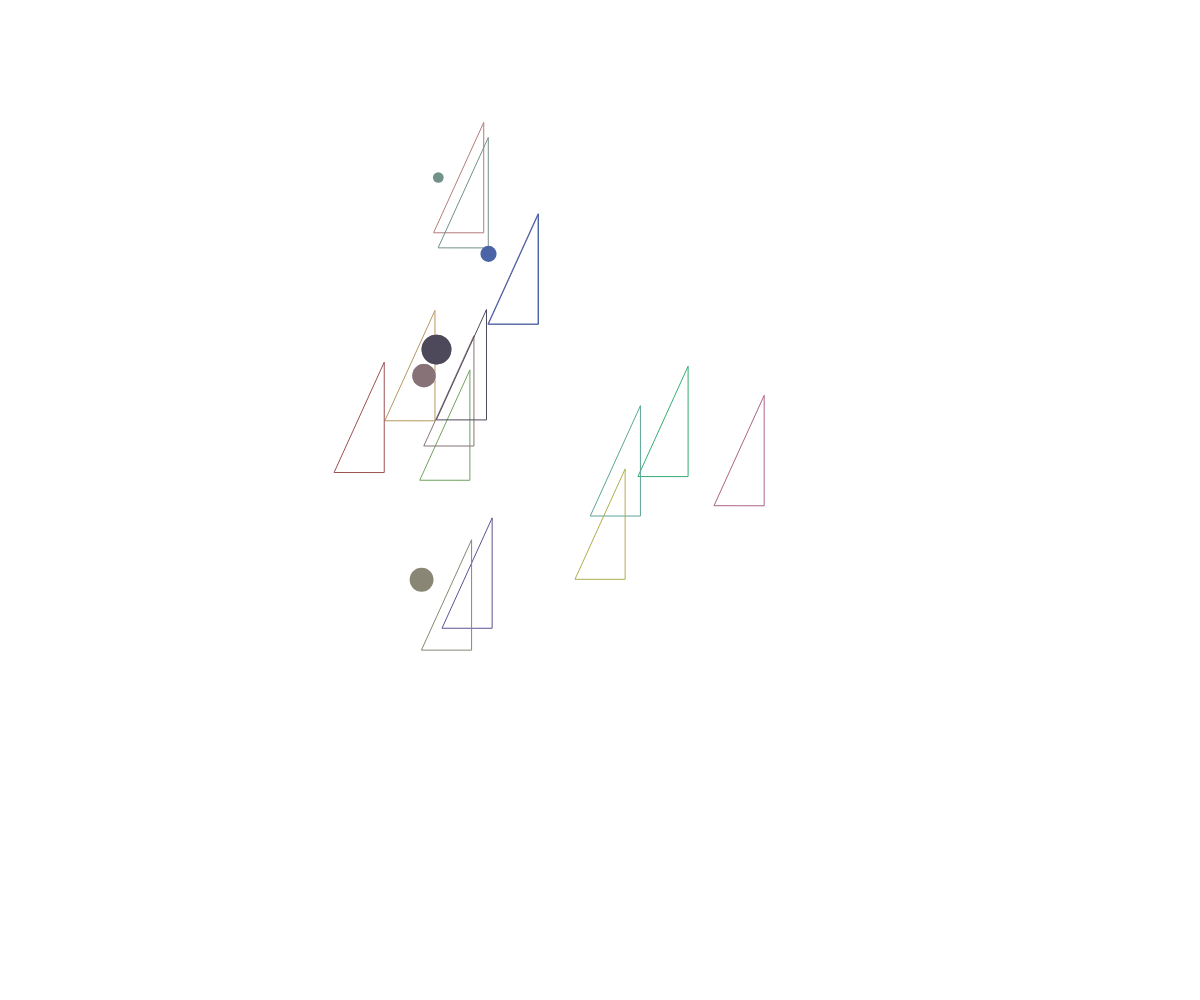
Frame 1 (no input)
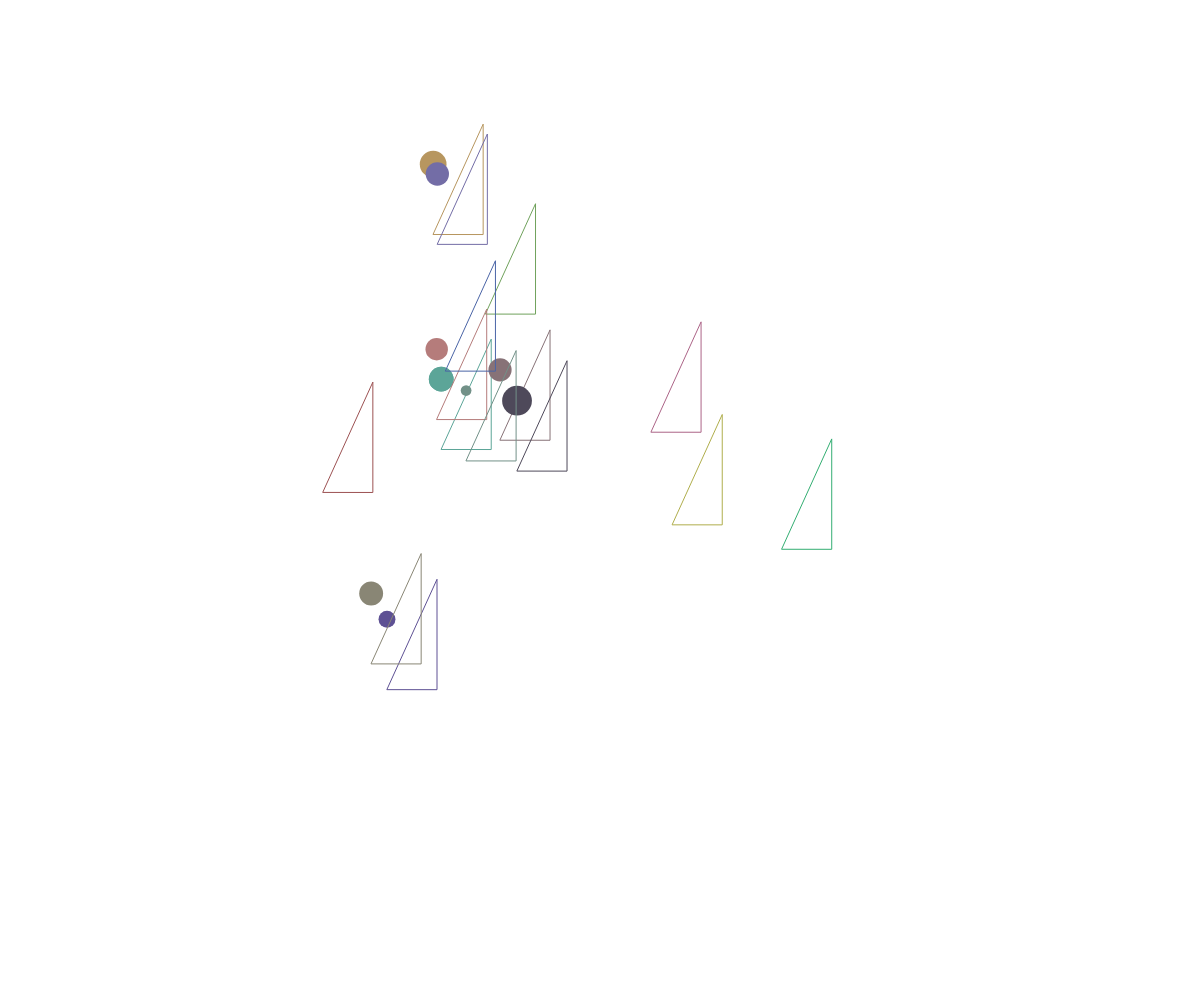
Frame 60 (no input)
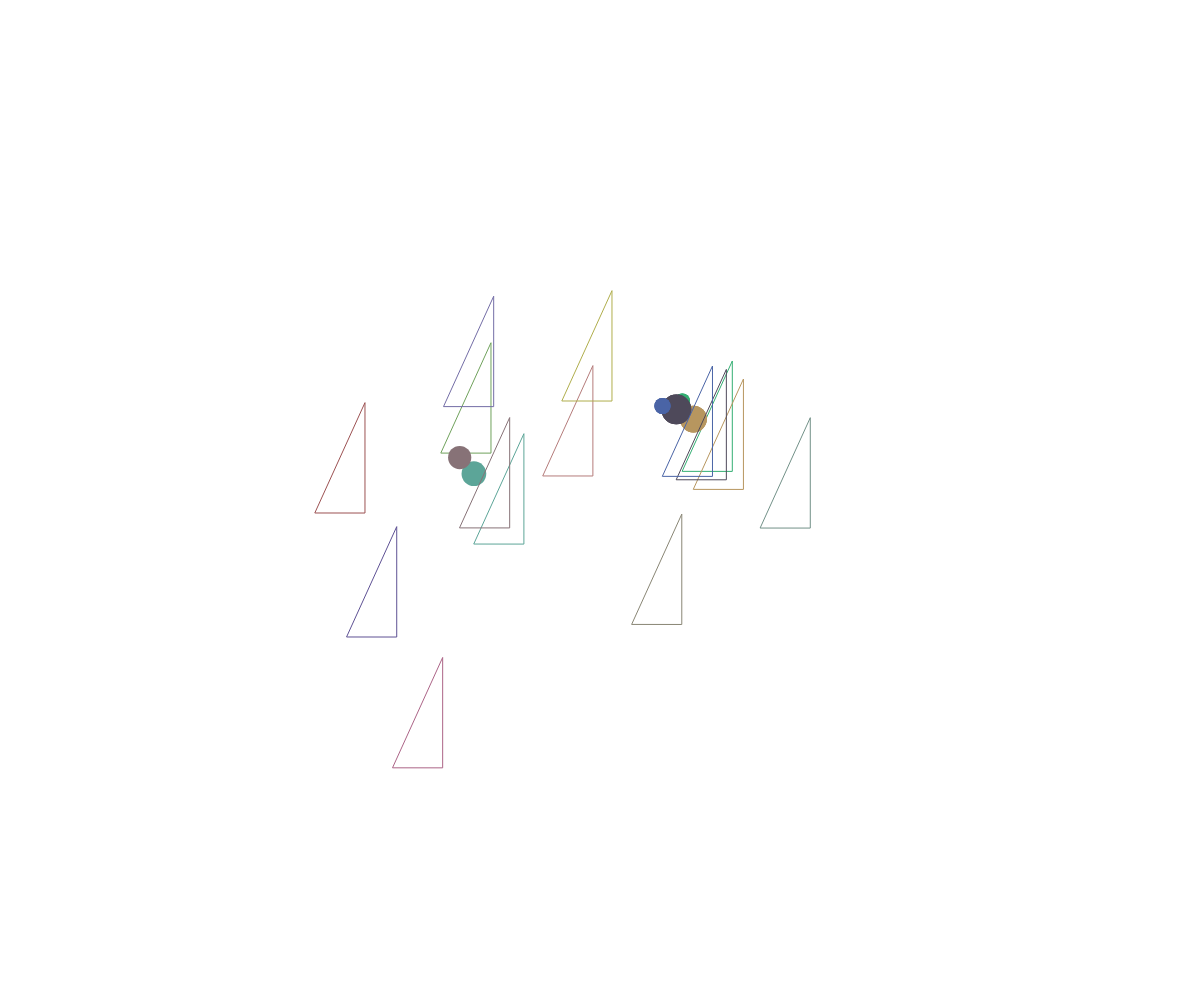
Frame 120 (the mouse pressed at the canvas centre since frame 60)

The p5.js sketch that drew these frames (run headless with seeded random() and noise() and a simulated clock; from frame 60 on, the mouse is pressed at the canvas centre):

// p5.js sketch
// ── sketch.js
// Camminatori che si scontrano 0.1 by Mariangela Catucci [camminatori, triangolo, forma, colore, cerchi]
// 2021 © Mariangela @MariangelaCatucci, Daniele @Fupete and the course DS-2021 at DESIGN.unirsm 
// github.com/ds-2021-unirsm — github.com/fupete
// Educational purposes, MIT License, 2021, San Marino
//
// —

var num = 15;
var triangles = [];
var position;

function setup() {
  createCanvas(windowWidth, windowHeight);

  for (var i = 0; i < num; i++) {
     triangles[i] = new Walker(random(width),random(height));
   }
}

function draw() {
    background(255);
    for (var i = 0; i < triangles.length; i++) {
      triangles[i].move();
    triangles[i].display();
      
      for (var j = 0; j < triangles.length; j++) {
        if (i != j && triangles[i].scontro(triangles[j])) {
        triangles[i].modifica();
      }
    }
  }
}

function Walker(x, y) {
  this.position = createVector(150, 150);
  this.position.x = x;
  this.position.y = y;
  this.t = random(10);
  this.raggio = random(10, 30);
  this.shape = triangle(this.position.x, this.position.y+70, this.position.x+50, this.position.y-40,this.position.x+50, this.position.y+70)
  this.tIncr = random(0.02, 2) * 0.005;
  this.r = 255 * noise(this.t*100);
  this.g = 255 * noise(this.t*40);
  this.b = 255 * noise(this.t*2);
  
  this.move = function() {
     this.position.x = noise(this.t) * width;
     this.position.y = noise(this.t + 20) * height;
     this.t += this.tIncr;
   }
   
  this.modifica = function(){
    fill(this.r, this.g, this.b);
    noStroke();
    this.shape = ellipse(this.position.x, this.position.y, this.raggio, this.raggio);    
  }
  
  this.scontro = function(other){
    this.d = dist(this.position.x, this.position.y, other.position.x, other.position.y);

    if (this.d < this.raggio + other.raggio) {
      return true;
    } else {
      return false;
    }
  }

  this.display = function() {
    stroke(this.r, this.g, this.b);
    noFill();
    triangle(this.position.x, this.position.y+70, this.position.x+50, this.position.y-40,this.position.x+50, this.position.y+70);
   }
 }
